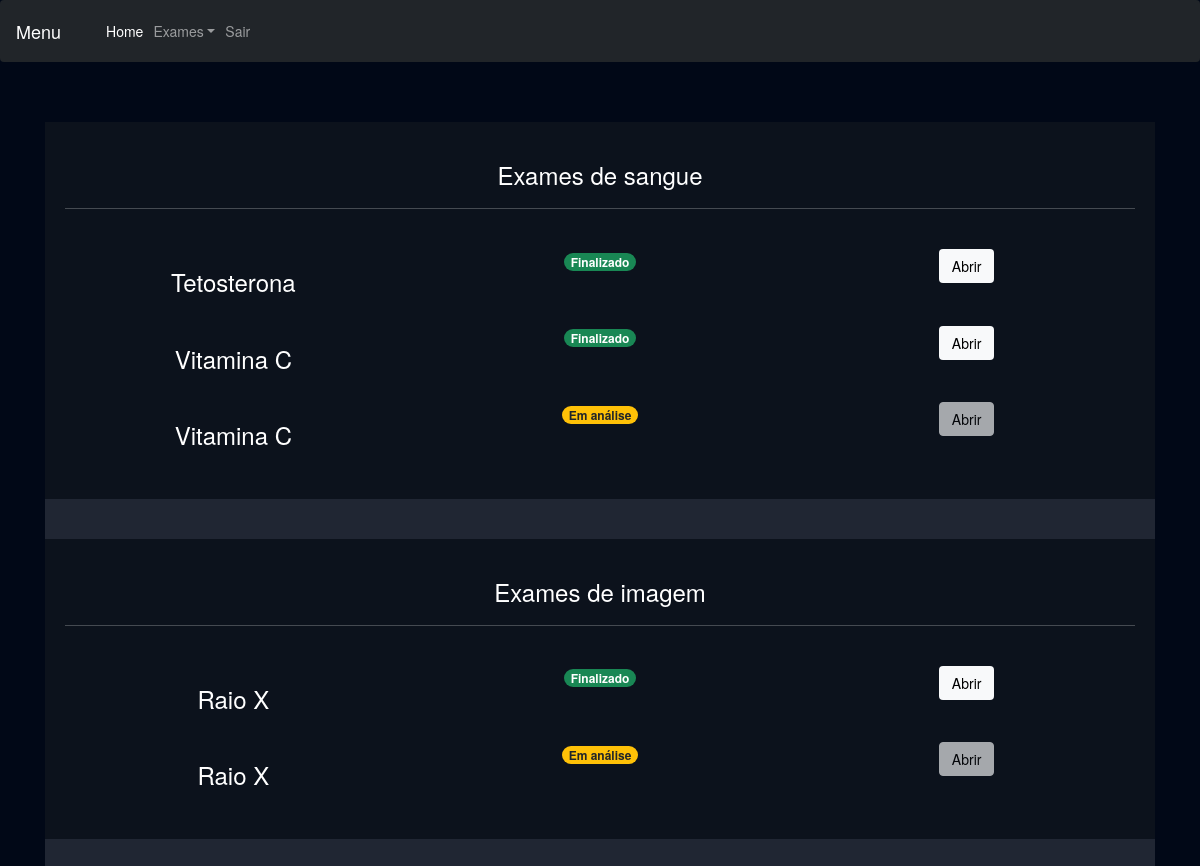
Screenshot of /exames/gerenciar_exames/ (signed in) with the database file from the repository.
### exames/models.py (models this page shows, shortened)
class SolicitacaoExame(models.Model):
    choice_status = (
    ('E', 'Em análise'),
    ('F', 'Finalizado')
    )
    usuario = models.ForeignKey(User, on_delete=models.DO_NOTHING)
    exame = models.ForeignKey(TiposExames, on_delete=models.DO_NOTHING)
    status = models.CharField(max_length=2, choices=choice_status)
    resultado = models.FileField(upload_to="resultados", null=True, blank=True)
    requer_senha = models.BooleanField(default=False)
    senha = models.CharField(max_length=16, null=True, blank=True)
    def badge_template(self):
            if self.status == "E":
                classes_css = 'bg-warning text-dark'
                texto = "Em análise"
            elif self.status == "F":
                classes_css = 'bg-success'
                texto = "Finalizado"
            return mark_safe(f"<span class='badge bg-primary {classes_css}'>{texto}</span>")

class TiposExames(models.Model):
    tipo_choices = (
        ('I', 'Exame de Imagem'),
        ('S', 'Exame de Sangue'),
    )
    nome = models.CharField(max_length=50)
    tipo = models.CharField(max_length=1, choices=tipo_choices)
    preco = models.FloatField()
    disponivel = models.BooleanField(default=True)
    horario_inicial = models.IntegerField()
    horario_final = models.IntegerField()

### exames/views.py (the view)
# urls.py: path('gerenciar_exames/', views.gerenciar_exames, name="gerenciar_exames"),
@login_required
def gerenciar_exames(request):
    exames = SolicitacaoExame.objects.filter(usuario=request.user)
    return render(request, 'gerenciar_exames.html', {'exames': exames})

### exames/templates/gerenciar_exames.html (shortened to what this page needs)
{% extends "bases/base.html" %}
{% load static %}
{% block 'head' %}
    <link href="{% static 'exames/css/css.css' %}" rel="stylesheet">
    <link href="{% static 'exames/css/gerenciar_pedidos.css' %}" rel="stylesheet">
    <link href="{% static 'exames/css/gerenciar_exames.css' %}" rel="stylesheet">
{% endblock 'head' %}
{% block 'conteudo' %}
{% include "navbar.html"%}
    <br>
    <br>
    <div class="container">
            <div class="card card-view">
                <div class="sub-card">
                <h3>Exames de sangue</h3>
                <hr>
                <br>
                {% for exame in exames %}
                    {% if exame.exame.tipo == 'S'%}
                        <div class="row">
                        <div class="col-md"><h3>{{exame.exame.nome}}</h3></div>
                        <div class="col-md">{{exame.badge_template}}</div>
                        <div class="col-md">
                            {% if exame.status == 'F' %}
                                <a href="{% url 'permitir_abrir_exame' exame.id %}" class="btn btn-light">Abrir</a>
                            {% else %}
                                <a href="#" class="btn btn-light disabled">Abrir</a>
                            {% endif %}
                        </div>
                        </div>
                        <br>
                    {% endif %}
                {% endfor %}
                </div>
                <br>
                <br>
                <div class="sub-card">
                    <h3>Exames de imagem</h3>
                    <hr>
                    <br>
                    {% for exame in exames %}
                        {% if exame.exame.tipo == 'I'%}
                            <div class="row">
                            <div class="col-md"><h3>{{exame.exame.nome}}</h3></div>
                            <div class="col-md">{{exame.badge_template}}</div>
                            <div class="col-md">
                                {% if exame.status == 'F' %}
                                    <a href="{% url 'permitir_abrir_exame' exame.id %}" class="btn btn-light">Abrir</a>
                                {% else %}
                                    <a href="#" class="btn btn-light disabled">Abrir</a>
                                {% endif %}
                            </div>
                            </div>
                            <br>
                        {% endif %}
                    {% endfor %}
            </div>
        </div>
    </div>
{% endblock 'conteudo' %}

### templates/bases/base.html (shortened to what this page needs)
{% load static %}
<!DOCTYPE html>
<html lang="pt-BR">
  <head>
    <link
      href="https://cdn.jsdelivr.net/npm/bootstrap@5.3.1/dist/css/bootstrap.min.css"
      rel="stylesheet"/>
      <link rel="stylesheet" href=" {% static 'geral/css/base.css' %}">
    {% block 'head' %}{% endblock %}
  </head>
  <body>
    {% block 'conteudo' %}{% endblock %}
  </body>
</html>

### exames/templates/navbar.html (shortened to what this page needs)
<!doctype html>
<html lang="en" data-bs-theme="auto">
  <head>
    <link rel="stylesheet" href="https://maxcdn.bootstrapcdn.com/bootstrap/3.3.5/css/bootstrap.min.css"
>
  </head>
  <body>
    <nav class="navbar navbar-expand navbar-dark bg-dark" aria-label="Second navbar example">
        <div class="container-fluid">
          <a class="navbar-brand" href="#">Menu</a>
          <div class="collapse navbar-collapse" id="navbarsExample02">
            <ul class="navbar-nav me-auto">
              <li class="nav-item">
                <a class="nav-link active" aria-current="page" href="{% url 'home'%}">Home</a>
              </li>
              <li class="nav-item dropdown">
                <a class="nav-link dropdown-toggle" href="#" data-bs-toggle="dropdown" aria-expanded="false">Exames</a>
              </li>
              <li class="nav-item">
                <a class="nav-link" href="{% url 'logout' %}">Sair</a>
              </li>
            </ul>
          </div>
        </div>
      </nav>
  </body>

### templates/static/geral/css/base.css (style rules this page uses)
:root { --main-color: #151c34; --dark-color: #0c121c; --light-color: #6de6ee; --contrast-color: #f4c96b; --differential-color: #066668; }
* { color: white; }

### templates/static/exames/css/css.css (style rules this page uses)
body { background-image: url('/static/geral/img/bg2.png'); background-size: cover; }
.card { background-color: rgba(217, 217, 217, .14); color: white; padding: 15px; }

### templates/static/exames/css/gerenciar_pedidos.css (style rules this page uses)
.card-view { text-align: center; padding: 0; border: none; height: 750vh; }

### templates/static/exames/css/gerenciar_exames.css (style rules this page uses)
.sub-card { background-color: var(--dark-color); padding: 20px; }

### rows the page displays
SolicitacaoExame: exame.nome "Tetosterona", badge_template "Finalizado", shows "Abrir"
SolicitacaoExame: exame.nome "Vitamina C", badge_template "Finalizado", shows "Abrir"
SolicitacaoExame: exame.nome "Vitamina C", badge_template "Em análise", shows "Abrir"
SolicitacaoExame: exame.nome "Raio X", badge_template "Finalizado", shows "Abrir"
SolicitacaoExame: exame.nome "Raio X", badge_template "Em análise", shows "Abrir"
